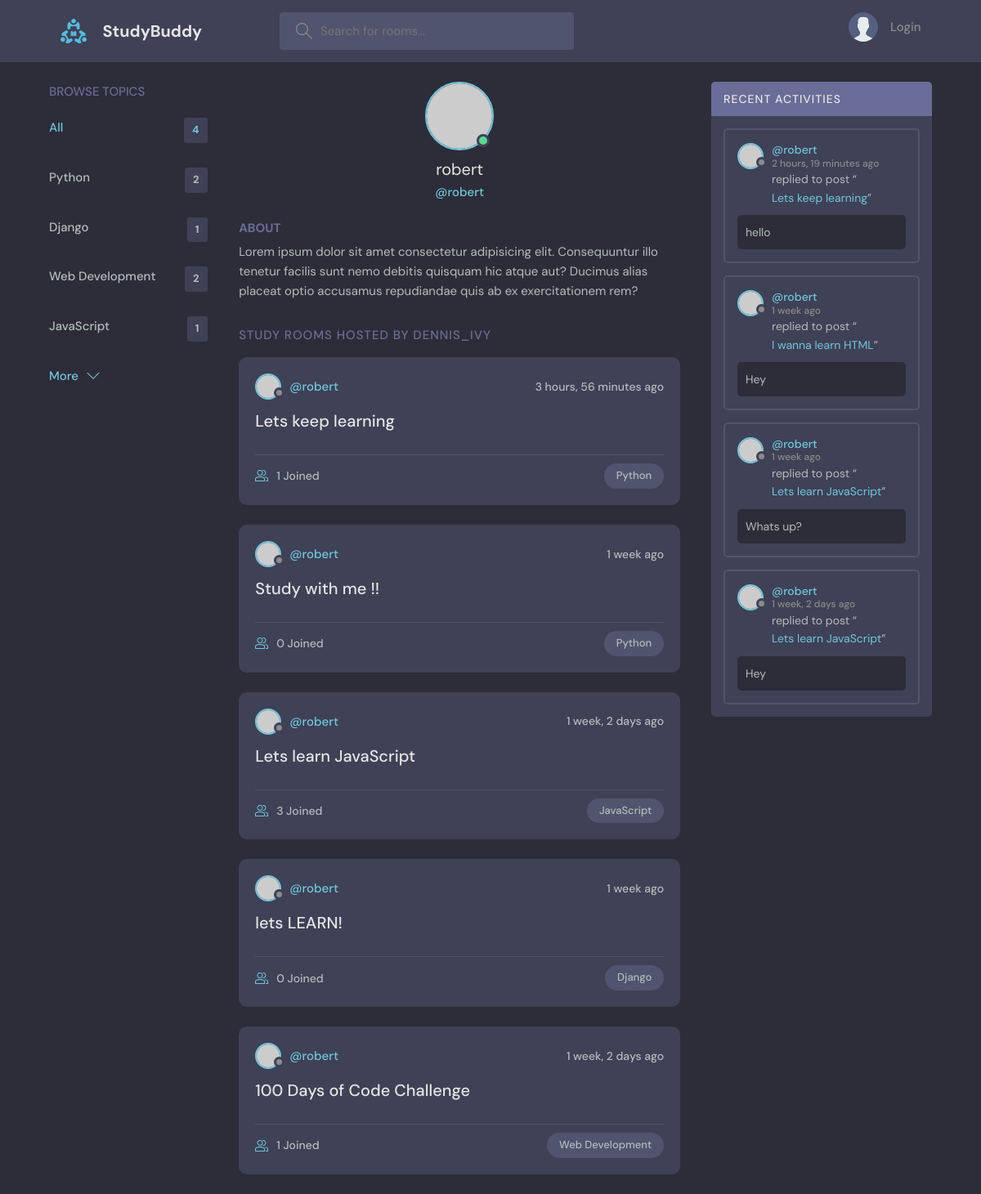
The app's page /profile.html/1/, older data.
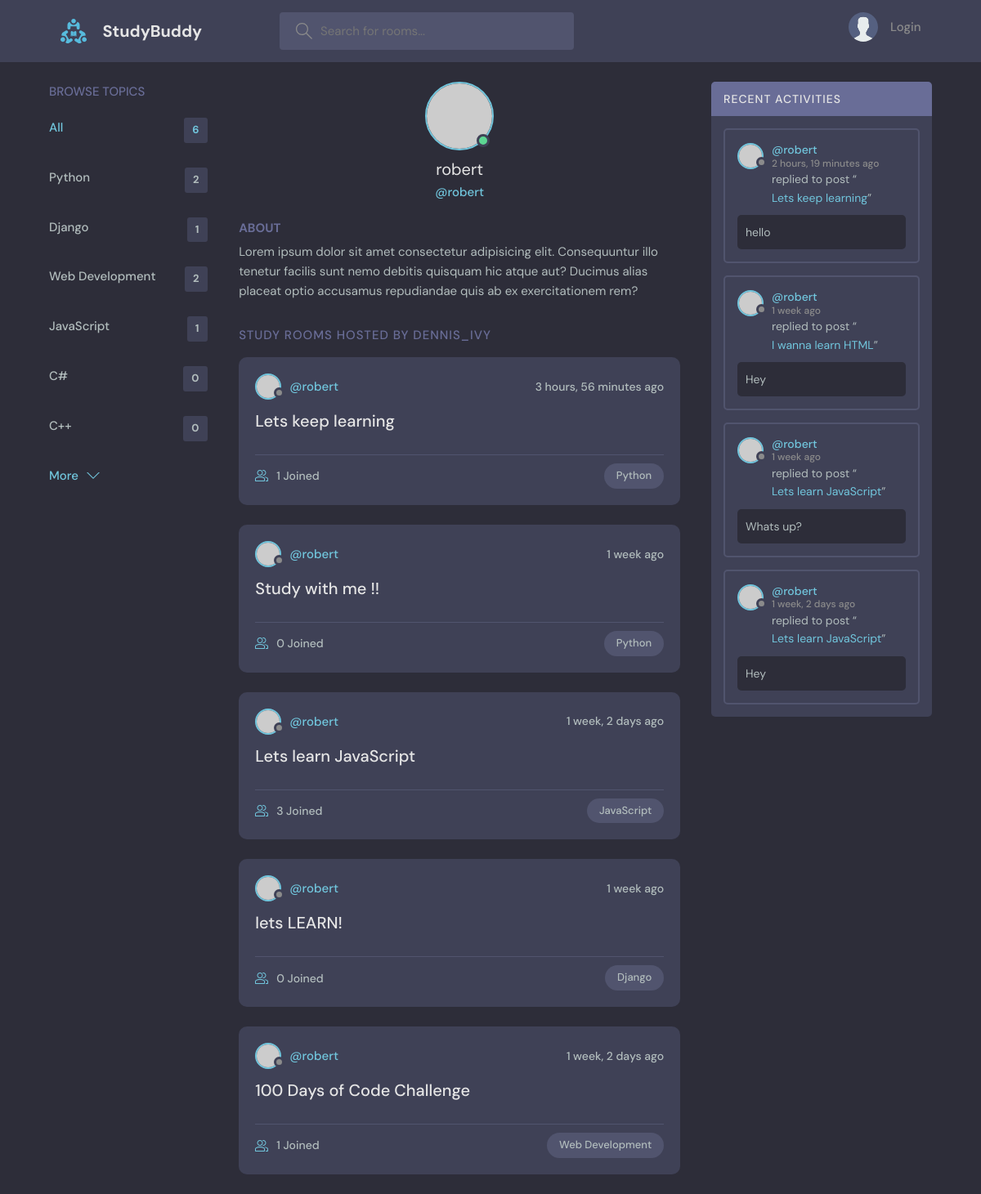
The same page, newer data.
### base/models.py (models this page shows, shortened)
class Topic(models.Model):
    name = models.CharField(max_length=200)

class Room(models.Model):
    host = models.ForeignKey(User, on_delete=models.SET_NULL, null=True)
    topic = models.ForeignKey(Topic, on_delete=models.SET_NULL, null=True)
    name = models.CharField(max_length=200)
    description = models.TextField(null=True, blank=True)
    participants = models.ManyToManyField(
        User, related_name='participants', blank=True)
    updated = models.DateTimeField(auto_now=True)
    created = models.DateTimeField(auto_now_add=True)
    class Meta:
        ordering = ['-updated', '-created' ]
    def __str__(self):
        return self.name

class Message(models.Model):
    user = models.ForeignKey(User, on_delete=models.CASCADE)
    room = models.ForeignKey(Room, on_delete=models.CASCADE)
    body = models.TextField()
    updated = models.DateTimeField(auto_now=True)
    created = models.DateTimeField(auto_now_add=True)
    class Meta:
        ordering = ['-updated', '-created' ]

### base/views.py (the view)
# urls.py: path('profile.html/<str:pk>/', views.userProfile, name="user-profile"),
def userProfile(request, pk):
    user = User.objects.get(id=pk)
    rooms = user.room_set.all()
    room_messages = user.message_set.all()
    topics = Topic.objects.all()
    context = {'user': user, 'rooms': rooms,
        'room_messages': room_messages, 'topics': topics}
    return render(request, 'base/profile.html', context)

### base/templates/base/profile.html (shortened to what this page needs)
{% extends 'main.html' %}
{% block content %}
  <main class="profile-page layout layout--3">
    <div class="container">
      {% include 'base/topics_component.html' %}
      <div class="roomList">
        <div class="profile">
          <div class="profile__avatar">
            <div class="avatar avatar--large active">
              <img src="https://randomuser.me/api/portraits/men/11.jpg" />
            </div>
          </div>
          <div class="profile__info">
            <h3>{{user.username}}</h3>
            <p>@{{user.username}}</p>
          </div>
          <div class="profile__about">
            <h3>About</h3>
            <p>
              Lorem ipsum dolor sit amet consectetur adipisicing elit. Consequuntur illo tenetur
              facilis sunt nemo debitis quisquam hic atque aut? Ducimus alias placeat optio
              accusamus repudiandae quis ab ex exercitationem rem?
            </p>
          </div>
        </div>
        <div class="roomList__header">
          <div>
            <h2>Study Rooms Hosted by dennis_ivy</a>
            </h2>
          </div>
        </div>
        {% include 'base/feed_component.html' %}
      </div>
      {% include 'base/activity_component.html' %}
    </div>
  </main>
{% endblock content %}

### base/templates/base/topics_component.html
<div class="topics">
    <div class="topics__header">
      <h2>Browse Topics</h2>
    </div>
    <ul class="topics__list">
      <li>
        <a href="{% url 'home' %}" class="active">All <span>{{topics.count}}</span></a>
      </li>
      {% for topic in topics %}
      <li>
        <a href="{% url 'home' %}?q={{topic.name}}">{{topic.name}} <span>{{topic.room_set.all.count}}</span></a>
      </li>
      {% endfor %}
    </ul>
    <a class="btn btn--link" href="{% url 'topics' %}">
      More
      <svg version="1.1" xmlns="http://www.w3.org/2000/svg" width="32" height="32" viewBox="0 0 32 32">
        <title>chevron-down</title>
        <path d="M16 21l-13-13h-3l16 16 16-16h-3l-13 13z"></path>
      </svg>
    </a>
  </div>

### base/templates/base/feed_component.html (shortened to what this page needs)
{% for room in rooms %}
<div class="roomListRoom">
    <div class="roomListRoom__header">
      <a href="{% url 'user-profile' room.host.id %}" class="roomListRoom__author">
        <div class="avatar avatar--small">
          <img src="https://randomuser.me/api/portraits/women/11.jpg" />
        </div>
        <span>@{{room.host.username}}</span>
      </a>
      <div class="roomListRoom__actions">
        <span>{{room.created|timesince}} ago</span>
      </div>
    </div>
    <div class="roomListRoom__content">
      <a href="{% url 'room' room.id %}">{{room.name}}</a>
    </div>
    <div class="roomListRoom__meta">
      <a href="{% url 'room' room.id %}" class="roomListRoom__joined">
        {{room.participants.all.count}} Joined
      </a>
      <p class="roomListRoom__topic">{{room.topic.name}}</p>
    </div>
  </div>
  {% endfor %}

### base/templates/base/activity_component.html (shortened to what this page needs)
<div class="activities">
    <div class="activities__header">
      <h2>Recent Activities</h2>
    </div>
    {% for message in room_messages %}
    <div class="activities__box">
      <div class="activities__boxHeader roomListRoom__header">
        <a href="{% url 'user-profile' message.user.id %}" class="roomListRoom__author">
          <div class="avatar avatar--small">
            <img src="https://randomuser.me/api/portraits/women/11.jpg" />
          </div>
          <p>
            @{{message.user}}
            <span>{{message.created|timesince}} ago</span>
          </p>
        </a>
      </div>
      <div class="activities__boxContent">
        <p>replied to post “<a href="{% url 'room' message.room.id %}">{{message.room}}</a>”</p>
        <div class="activities__boxRoomContent">
            {{message.body}}
        </div>
      </div>
    </div>
    {% endfor %}
</div>

Row changes from the older to the newer data that the page shows:
added Topic: name "C#", room_set.all.count "0"
added Topic: name "C++", room_set.all.count "0"
Text that changed along with them:
{{ topics.count }}: "4" → "6"
